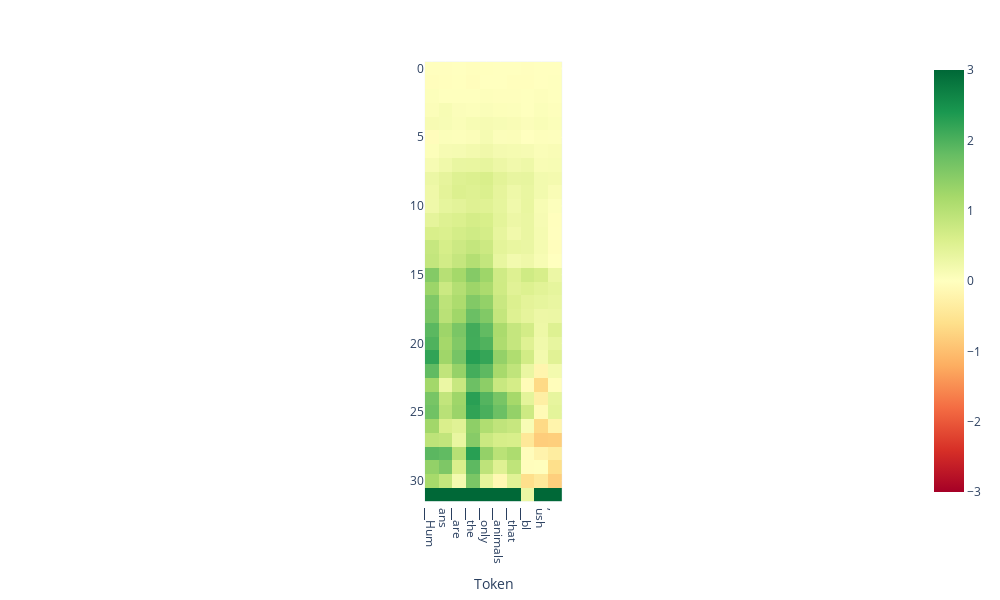

Notebook code cell kept with this figure:
### Code cell
from lmdoctor.plot_utils import plot_projection_heatmap
tokens = tokenizer.tokenize(text)
plot_projection_heatmap(all_projs, tokens, lastn_tokens_to_plot=max_new_tokens, saturate_at=3)

### Figure 1 — Plotly figure (JSON) as saved in the notebook; plotly's stock layout.template omitted (floating-point values rounded to 4 significant figures; data arrays with more than 128 entries replaced by an {"elided": "..."} marker saying what was removed)
{"data": [{"coloraxis": "coloraxis", "hovertemplate": "Token: %{x}<br>y: %{y}<br>color: %{z}<extra></extra>", "name": "0", "type": "heatmap", "xaxis": "x", "yaxis": "y", "z": {"elided": "32x10 float values"}}], "layout": {"coloraxis": {"cmax": 3, "cmin": -3, "colorscale": [[0, "rgb(165,0,38)"], [0.1, "rgb(215,48,39)"], [0.2, "rgb(244,109,67)"], [0.3, "rgb(253,174,97)"], [0.4, "rgb(254,224,139)"], [0.5, "rgb(255,255,191)"], [0.6, "rgb(217,239,139)"], [0.7, "rgb(166,217,106)"], [0.8, "rgb(102,189,99)"], [0.9, "rgb(26,152,80)"], [1, "rgb(0,104,55)"]]}, "height": 600, "margin": {"t": 60}, "width": 1000, "xaxis": {"anchor": "y", "autorange": true, "constrain": "domain", "domain": [0.4169, 0.5831], "range": [-0.5, 9.5], "scaleanchor": "y", "ticktext": ["▁Hum", "ans", "▁are", "▁the", "▁only", "▁animals", "▁that", "▁bl", "ush", ","], "tickvals": [0, 1, 2, 3, 4, 5, 6, 7, 8, 9], "title": {"text": "Token"}}, "yaxis": {"anchor": "x", "autorange": true, "constrain": "domain", "domain": [0.001139, 0.9989], "range": [31.5, -0.5]}}}
